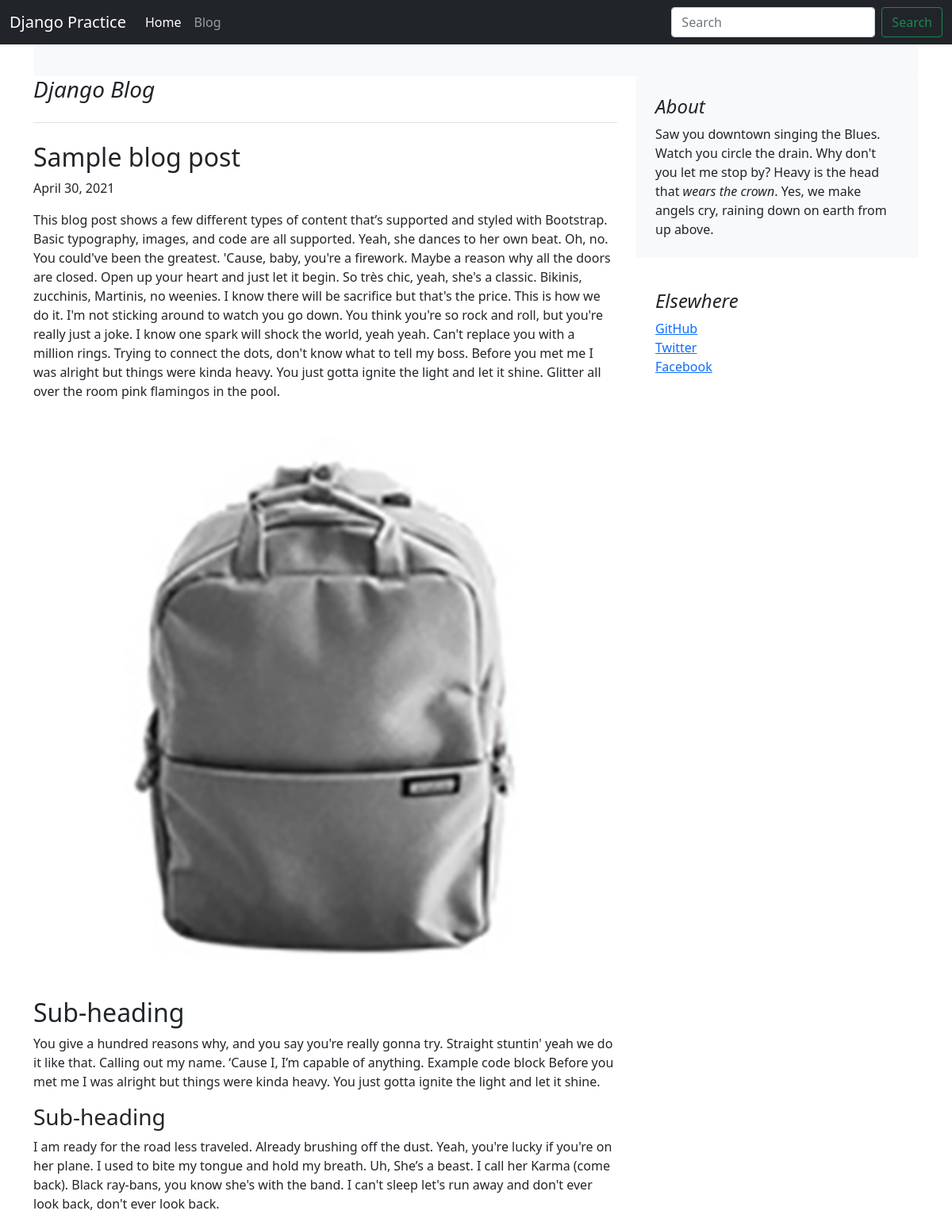
The page /blog/blogpost/1 on the database its author committed.
### blog/models.py (models this page shows, shortened)
class Blogpost(models.Model):
    PosttId = models.AutoField(primary_key=True)
    MainHeading = models.CharField(max_length=500)
    MainDes = models.CharField(max_length=10000)
    SubHeading1 = models.CharField(max_length=100,default = '')
    SubDes1 = models.CharField(max_length=500, default = '')
    SubHeading2 = models.CharField(max_length=100, default = '')
    SubDes2 = models.CharField(max_length=500, default = '')
    PostDate = models.DateField(auto_now_add=True)
    image= models.ImageField(upload_to="blog",default="")

### blog/views.py (the view)
# urls.py: path("blogpost/<int:post_id>", views.blogpost, name='Blogpost')
def blogpost(request,post_id):
    vPost = Blogpost.objects.filter(PosttId = post_id)
    return render(request,'Blog/blogpost.html', {'vPost': vPost[0]})

### templates/Blog/blogpost.html (shortened to what this page needs)
{% extends "blog/base.html" %}  {% block body %}
<div class="container">
  <div class="row">
    <div class="col-md-8">
      <h3 class="pb-4 mb-4 fst-italic border-bottom">Django Blog</h3>
      <article class="blog-post">
        <h2 class="blog-post-title">{{vPost.MainHeading}}</h2>
        <p class="blog-post-meta">{{vPost.PostDate}}</p>
        <p>{{vPost.MainDes}}</p>
        <div class="postimg">
          <img src="{{vPost.image.url}}" alt="" />
        </div>
        <h2>{{vPost.SubHeading1}}</h2>
        <p>{{vPost.SubDes1}}</p>
        <h3>{{vPost.SubHeading2}}</h3>
        <p>{{vPost.SubDes2}}</p>
      </article>
    </div>
    <div class="col-md-4">
      <div class="p-4 mb-3 bg-light rounded">
        <h4 class="fst-italic">About</h4>
        <p class="mb-0">
          Saw you downtown singing the Blues. Watch you circle the drain. Why
          don't you let me stop by? Heavy is the head that
          <em>wears the crown</em>. Yes, we make angels cry, raining down on
          earth from up above.
        </p>
      </div>
      <div class="p-4">
        <h4 class="fst-italic">Elsewhere</h4>
        <ol class="list-unstyled">
          <li><a href="#">GitHub</a></li>
          <li><a href="#">Twitter</a></li>
          <li><a href="#">Facebook</a></li>
        </ol>
      </div>
    </div>
  </div>
</div>
{% endblock %}

### templates/Blog/blogpost.html (style rules this page uses)
.postimg { width: 100%; }
.postimg img { width: 100%; }

### rows shown on the page
Blogpost: MainHeading "Sample blog post", PostDate "April 30, 2021", MainDes "This blog post shows a few different types of content that’s supported and styled with Bootstrap. Basic typography, images, and code are all supported. Yeah, she dances to her own beat. Oh, no. You could've been the greatest. 'Cause, baby, you're a firework. Maybe a reason why all the doors are closed. Open up your heart and just let it begin. So très chic, yeah, she's a classic. Bikinis, zucchinis, Martinis, no weenies. I know there will be sacrifice but that's the price. This is how we do it. I'm not sticking around to watch you go down. You think you're so rock and roll, but you're really just a joke. I know one spark will shock the world, yeah yeah. Can't replace you with a million…", image (picture), SubHeading1 "Sub-heading", SubDes1 "You give a hundred reasons why, and you say you're really gonna try. Straight stuntin' yeah we do it like that. Calling out my name. ‘Cause I, I’m capable of anything. Example code block Before you met me I was alright but things were kinda heavy. You just gotta ignite the light and let it shine.", SubHeading2 "Sub-heading", SubDes2 "I am ready for the road less traveled. Already brushing off the dust. Yeah, you're lucky if you're on her plane. I used to bite my tongue and hold my breath. Uh, She’s a beast. I call her Karma (come back). Black ray-bans, you know she's with the band. I can't sleep let's run away and don't ever look back, don't ever look back."
